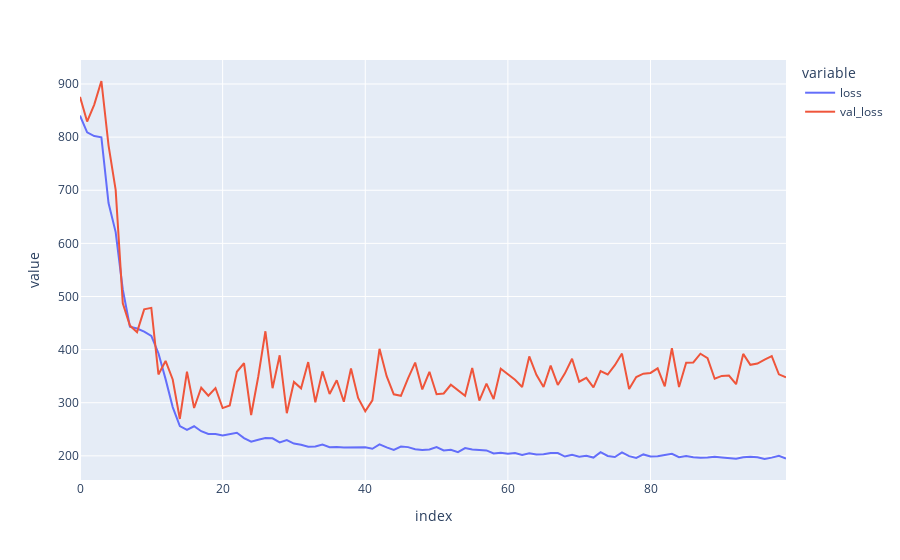

The cell this chart's notebook holds for it:
### Code cell
history_df = pd.DataFrame(data=history.history)
fig = px.line(history_df,y=["loss","val_loss"])
fig.show()
